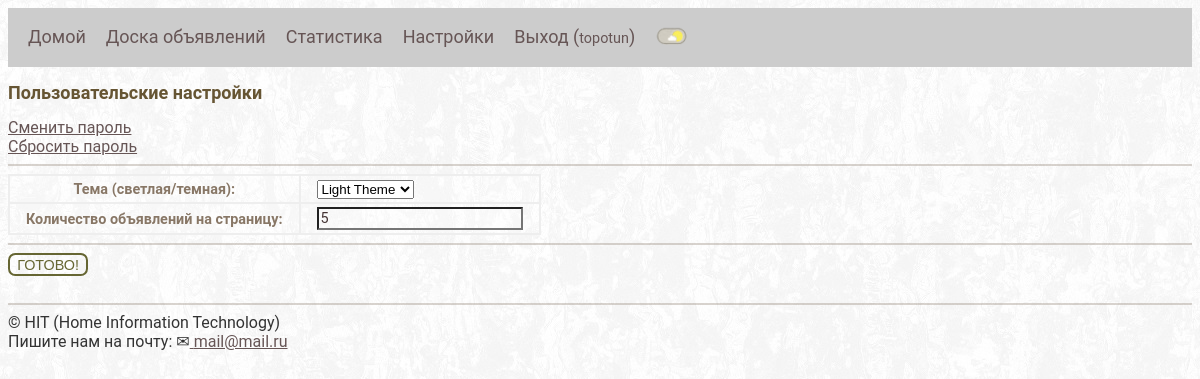
The page /board/settings/ (signed in) on the database as committed earlier.
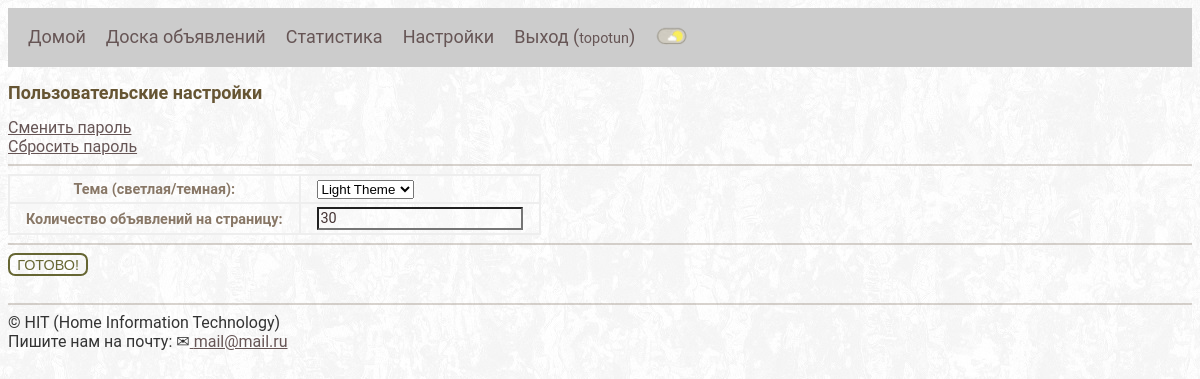
The same page on the database as committed later.
### board/models.py (models this page shows)
class Preferences(models.Model):
    themes = (
        ('light', 'Light Theme'),
        ('dark', 'Dark Theme'),
    )
    preference_id = models.AutoField(primary_key=True)
    user = models.OneToOneField(settings.AUTH_USER_MODEL, on_delete=models.CASCADE)
    theme = models.CharField(max_length=255, choices=themes, default='light')
    page_num = models.IntegerField(default=settings.PAGE_DEFAULT)
    class Meta:
        constraints = [
            models.UniqueConstraint(fields=['user'], name='Одна запись на пользователя')
        ]

### board/views.py (the view)
# urls.py: path('settings/', views.user_settings, name='user_settings'),
def user_settings(request: HttpRequest) -> HttpResponseRedirect:
    user_stat = UserStat.objects.all()
    try:
        pref = Preferences.objects.get(user=request.user)
    except BaseException as er:
        logging.error(f'user_settings: {er}')
        Preferences.objects.create(user=request.user)
        pref = Preferences.objects.get(user=request.user)
    if request.method == "POST":
        form = PreferencesForm(request.POST, request.FILES, instance=pref)
        if form.is_valid():
            user_sett = form.save(commit=False)
            user_sett.user = request.user
            user_sett.save()
            return redirect('board:user_settings')
    else:
        form = PreferencesForm(instance=pref)
    return render(request, 'board/user_settings.html',
                  {'user_stat': user_stat, 'form': form})

### board/forms.py
class PreferencesForm(forms.ModelForm):
    theme = forms.CharField(label='Тема (светлая/темная):', widget=forms.Select(choices=Preferences.themes))
    page_num = forms.IntegerField(label='Количество объявлений на страницу:')
    class Meta:
        model = Preferences
        fields = ['theme', 'page_num']

### board/user_preferences.py (called while the page is built, shortened)
def pref(request: HttpRequest):
    if request.user.is_authenticated:
        _preferences = Preferences.objects.filter(user=request.user).last()
    else:
        _preferences = None
    return {
        'user_pref': _preferences,
    }

### board/templates/board/user_settings.html (shortened to what this page needs)
{% extends 'base.html' %}
{% block content %}
  <h2>
    Пользовательские настройки
  </h2>
<a href="{% url 'password_change' %}">Сменить пароль</a> <br>
<a href="{% url 'password_reset' %}">Сбросить пароль</a>
<hr>
  <form method="post" enctype="multipart/form-data">
    <table>
      {{ form.as_table }}
    </table>
    <hr>
    <button type="submit">Готово!</button>
  </form>
{% endblock %}

Rows that differ between the two databases and show on the page:
changed Preferences "Light Theme": page_num "5" → "30"
